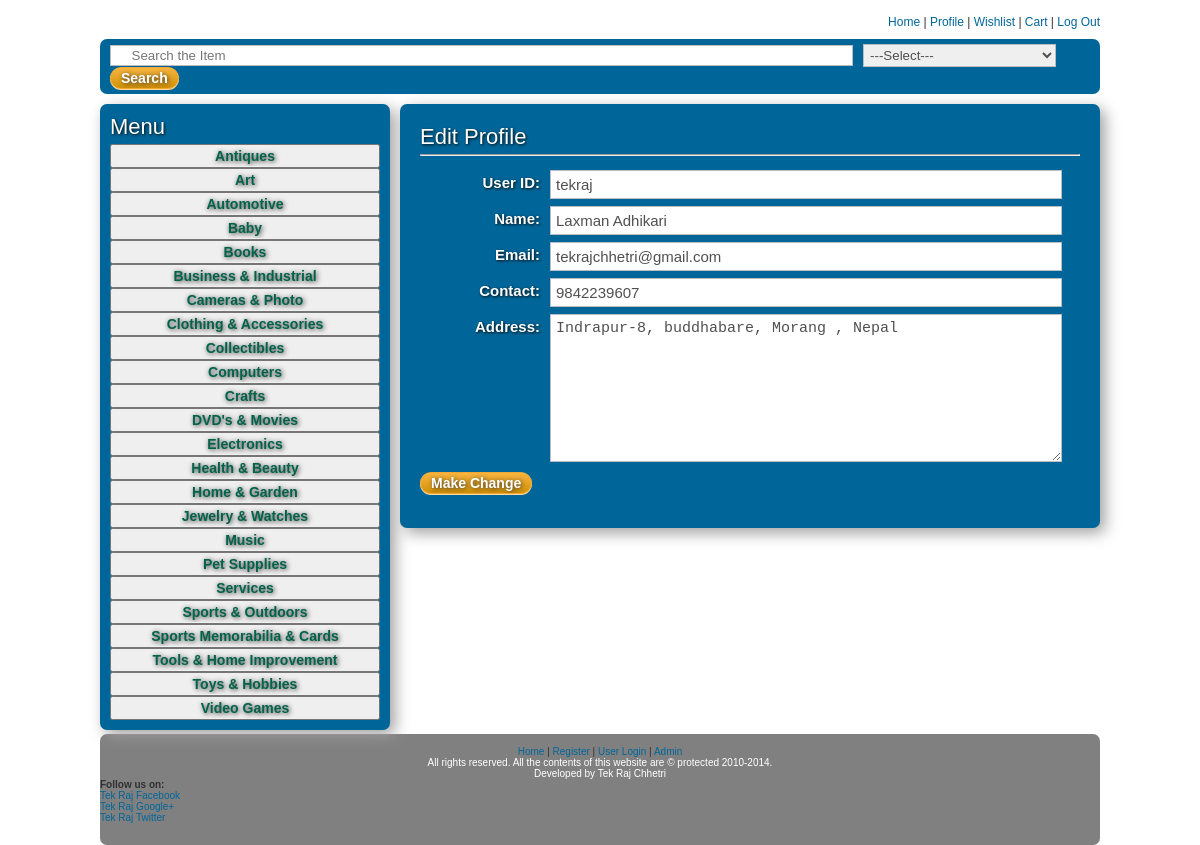
Page /User/ueditprofile.php (signed in) on the committed database.
### tables this page shows
CREATE TABLE IF NOT EXISTS `user` (
  `id` int(11) NOT NULL AUTO_INCREMENT,
  `user_id` varchar(30) NOT NULL,
  `password` varchar(40) NOT NULL,
  `full_name` varchar(55) NOT NULL,
  `contact` varchar(15) NOT NULL,
  `address` text NOT NULL,
  `email` varchar(55) NOT NULL,
  `profile_added` int(11) NOT NULL DEFAULT '0',
  PRIMARY KEY (`id`),
  UNIQUE KEY `user_id` (`user_id`)
);

### User/ueditprofile.php (the view, shortened to what this page needs)
<?php
	$aid = $_SESSION["id"];
include("../include/connect.php");
 $sql = mysql_query("SELECT * FROM user WHERE id=$aid LIMIT 1");
    $productCount = mysql_num_rows($sql);
	if ($productCount > 0) {
	    while($row = mysql_fetch_array($sql)){
			$username = $row["user_id"];
			$full_name = $row["full_name"];
			$email = $row["email"];
			$contact = $row["contact"];
			$address = $row["address"];
		}
	}
?>
<!DOCTYPE html>
<html lang="en">
<head>
	<link rel="stylesheet" href="../css/main.css">
	<link rel="stylesheet" href="../css/forms.css">
	<link rel="stylesheet" href="../css/account.css">
</head>
<body>
	<div id="wrapper">
		<aside id="left_side">
                       <div id="generalform1">
				<h4>Menu</h4>
		     </div>
		</aside>
		<section id="right_side">
					<form id="generalform"  enctype="multipart/form-data" class="container" method="post" action="editp.php">
				<h4>Edit Profile</h4><hr><br/>
				<div class="field">
					<label for="userid">User ID:</label>
					<input type="text" class="input" id="title" name="username" value="<?php echo $username; ?>"/>
				</div>
				<div class="field">
					<label for="title">Name:</label>
					<input type="text" class="input" id="title" name="title" value="<?php echo $full_name; ?>"/>
				</div>
				<div class="field">
					<label for="email">Email:</label>
					<input type="text" class="input" id="title" name="email" value="<?php echo $email; ?>"/>
				</div>
				<div class="field">
					<label for="contact">Contact:</label>
					<input type="text" class="input" id="subtitle" name="contact" value="<?php echo $contact; ?>"/>
				</div>
 				<div class="field">
					<label for="Address">Address:</label>
				        <textarea rows="8" cols="5" class="input" id="description" name="address" maxlength="5000"><?php echo $address; ?></textarea>
				</div>
				<input type="submit" name="submit" id="submit" class="button" value="Make Change"/><br/><br/>
				</form><br/>
		</section>
	</div>
</body>
</html>

### css/main.css (style rules this page uses)
* { margin:0px; padding:0px; list-style-type:none; }
body { text-align:center; font-family:Arial; font-size:12px; color:#303030; }
header,nav,section,aside,footer { display:block; }
h4 { font-family:Arial; font-size:14px; font-weight:normal; color:#606060; }
table { width:100%; text-align:center; }
a:link { color:#006699; text-decoration:none; }
#wrapper { width:1000px; margin:15px auto 0px; text-align:left; }
#top_search { margin-top:10px; padding:5px 0px 5px 10px; display:block; border-radius:7px; -moz-border-radius:7px; -webkit-border-radius:7px; background-color:#006699; }
#main_footer { padding-top:1px; clear:both; font-size:10px; background-color:grey; border-radius:7px; -moz-border-radius:7px; -webkit-border-radius:7px; }
.searchBox { padding:2px; border:1px solid #b9bdc1; color:#505050; }
.button1 { color:#006349; height:100%; width:100%; font-family:arial; font-size:14px; font-weight:bold; padding:2px 10px; text-decoration:none; text-shadow: 1px 1px 5px #303030; cursor:hand; }
.button { -moz-box-shadow: 0px 1px 0px 0px #fed897; -webkit-box-shadow: 0px 1px 0px 0px #fed897; box-shadow: 0px 1px 0px 0px #fed897; background:-webkit-gradient( linear, left top, left bottom, color-stop(0.05, #f6b33d), color-stop(1, #d29105) ); background:-moz-linear-gradient( center top, #f6b33d 5%, #d29105 100% ); filter:progid:DXImageTransform.Microsoft.gradient(startColorstr='#f6b33d', endColorstr='#d29105'); background-color:#f6b33d; -moz-border-radius:20px; -webkit-border-radius:20px; border-radius:20px; border:1px solid #eda933; display:inline-block; color:#ffffff; font-family:arial; font-size:14px; font-weight:bold; padding:2px 10px; text-decoration:none; text-shadow: 1px 1px 5px #303030; }

### css/forms.css (style rules this page uses)
label { display:block; float:left; font-weight:bold; margin-right:10px; text-align:right; width:120px; line-height:25px; font-size:15px; color:white; text-shadow:1px 1px 3px #080808; }
#generalform { padding:20px; background:#006699; overflow:auto; border-radius:7px; -moz-border-radius:7px; -webkit-border-radius:7px; box-shadow:5px 5px 15px #A0A0A0; -moz-box-shadow:5px 5px 15px #A0A0A0; -webkit-box-shadow:5px 5px 15px #A0A0A0; }
.container { width:740px; }
.field { margin-bottom:7px; }
.input { font-size:15px; padding:5px; border:1px solid #b9bdc1; width:500px; color:#505050; }

### css/account.css (style rules this page uses)
#left_side { width:290px; margin-top:10px; margin-right:10px; float:left; }
.lmenutable { text-align:left; float:left; cursor:hand; }
.lmenu { font-size:15px; color:purple; font-weight:900; padding:7px 4px; background:rgba(0,0,0,0.6); display:block; margin-bottom:solid; background:white; overflow:auto; cursor:hand; }
h4 { margin-bottom:4px; font-size:22px; color:white; text-shadow:1px 1px 3px #080808; }
a:link { color:#006699; text-decoration:none; }
#generalform1 { padding:10px; margin-bottom:4px; background:#006699; overflow:auto; border-radius:7px; -moz-border-radius:7px; -webkit-border-radius:7px; box-shadow:5px 5px 15px #A0A0A0; -moz-box-shadow:5px 5px 15px #A0A0A0; -webkit-box-shadow:5px 5px 15px #A0A0A0; }
#right_side { margin-top:10px; float:left; width:660px; }
.container { width:660px; }

### rows in the picture
user: username "tekraj", title "Laxman Adhikari", email "tekrajchhetri@gmail.com", contact "9842239607", address "Indrapur-8, buddhabare, Morang , Nepal"
